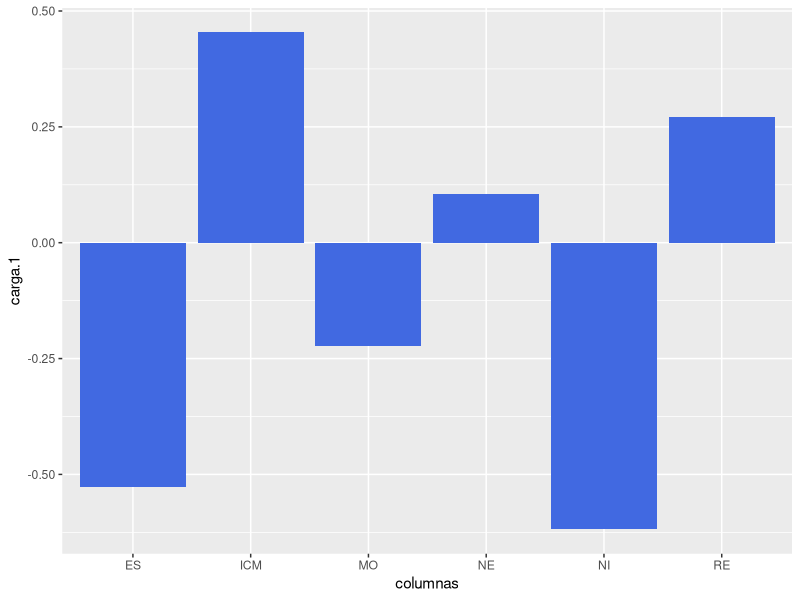
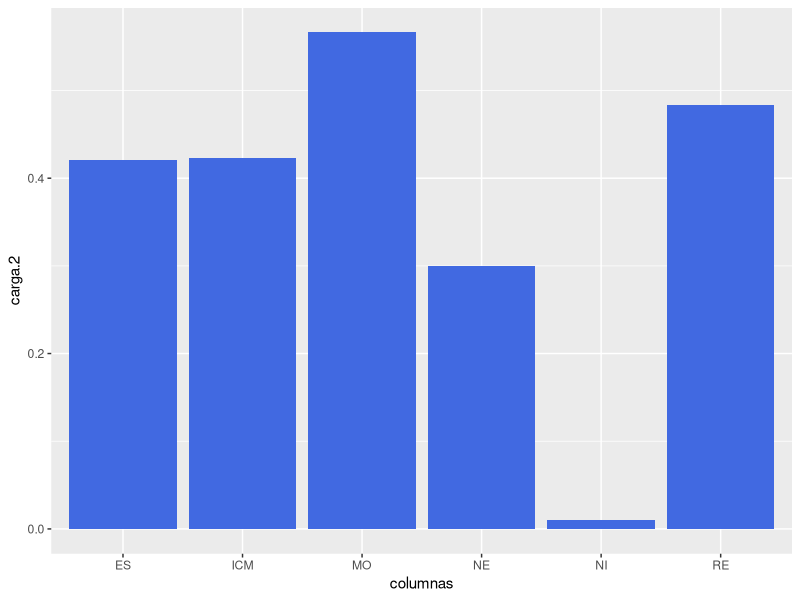
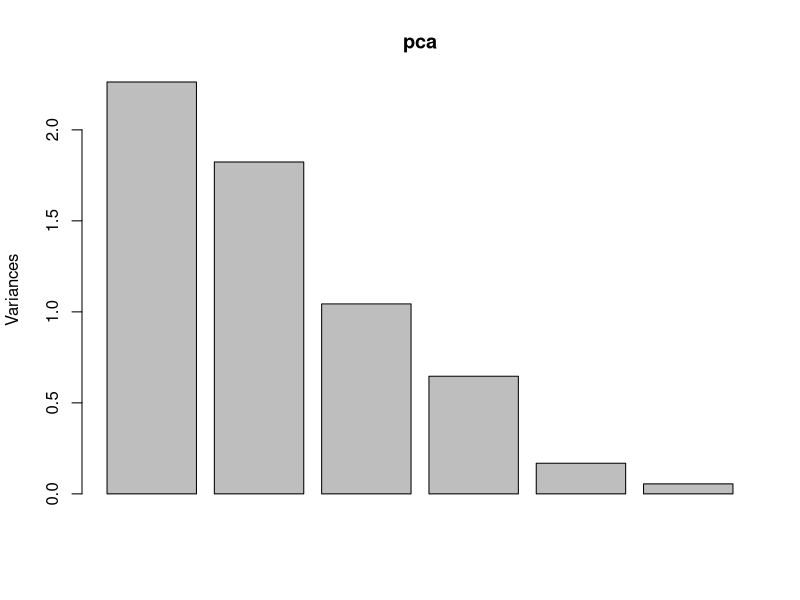

Recreate these plots in R, in order.
library(readxl) 
library(ggplot2) 
library(GGally) 
library(plyr)


setwd("~/MAESTRIA/AID")

hospitales <- read_excel("hospitales.xlsx")
df <- (hospitales[-1])

pca <- prcomp(df, scale. = TRUE )

#2. Graficar las cargas y explicar la interpretación de las componentes principales.

summary(pca)
carga.1 = pca$rotation[,1]
carga.2 = pca$rotation[,2]
columnas = factor(colnames(df))
data = data.frame(cbind(carga.1, carga.2))

ggplot(data, aes(x=columnas, y=carga.1))+
  geom_bar(stat = 'identity', position = 'dodge', fill = 'royalblue', size=0.5)

# La componente 1 separa las distintas variables. Podríamos llamarla "Clase" del servicio

ggplot(data, aes(x=columnas, y=carga.2))+
  geom_bar(stat = 'identity', position = 'dodge', fill = 'royalblue', size=0.5)

# La componente 2 es toda positiva, daría indicación del "Tamaño" del servicio

# 3 ¿Qué porcentaje de variabilidad logra captar cada una de ellas? Graficar el scree plot

screeplot(pca, type = c("barplot", "lines"))

# 4. ¿Parece adecuado considerar dos componentes principales?
#Rta: no porque las primeras dos solo explican el 68,1% de la variabilidad. Debería considerar las primeras 4

#5. Hallar la correlación entre las nuevas variables y las originales.

nuevasvar = pca$x

cor(df, nuevasvar)

